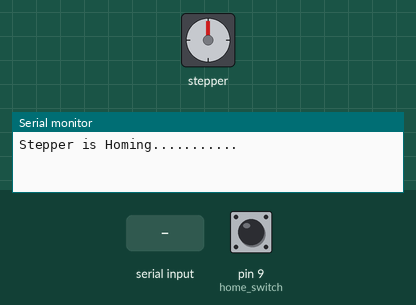
Recording of a sketch running on a simulated Arduino Uno, built with avr-gcc and run on an emulated ATmega328P. Parts: stepper motor, the last lines printed to the serial monitor. The inputs (shaded band) are chosen by the test bench; at power-on: pin 9 (home_switch) HIGH. Stepper angles assume 200 steps per turn.

Above: at 0.1 s.
At 0.8 s:
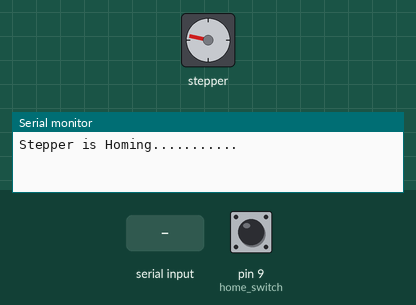
0.9 s: pin 9 (home_switch) pulled LOW for 0.15 s
At 2.1 s:
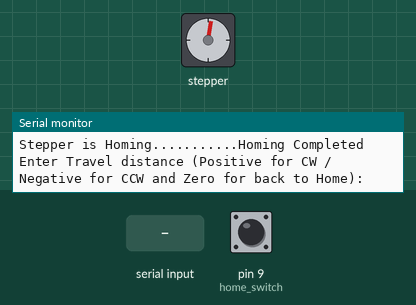
2.5 s: "90,45\n" received over Serial
Timing chart, 0 to 5.5 s (numbered marks = the images above; inputs shaded):
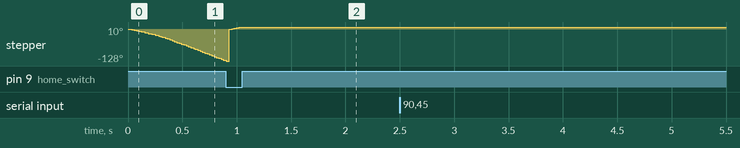

The sketch:

codTest.ino
```cpp
#include <AccelStepper.h>


AccelStepper stepperX(1, 4, 5);

#define home_switch 9

long TravelX;
int move_finished=1;
long initial_homing=-1;


void setup() {

Serial.begin(9600);
pinMode (home_switch, INPUT_PULLUP);
delay(5);

stepperX.setMaxSpeed(100.0);
stepperX.setAcceleration(100.0);

Serial.print("Stepper is Homing...........");
while(digitalRead(home_switch))  {

  stepperX.moveTo(initial_homing);
  initial_homing--;
  stepperX.run ();
  delay(5);

}


stepperX.setCurrentPosition(0);
stepperX.setMaxSpeed (100.0);
stepperX.setAcceleration (100.0);
initial_homing=1;

while (!digitalRead(home_switch))  {
    stepperX.moveTo(initial_homing);
    stepperX.run();
    initial_homing++;
    delay(5);

}


stepperX.setCurrentPosition(0);
Serial.println ("Homing Completed");
Serial.println ("");
stepperX.setMaxSpeed(1000.0);
stepperX.setAcceleration(1000.0);


Serial.println ("Enter Travel distance (Positive for CW / Negative for CCW and Zero for back to Home): ");

}


void loop() {


while (Serial.available ()>0) {
 move_finished=0;

TravelX=Serial.parseInt();
if (TravelX <0 || TravelX > 1350)  {
Serial.println ("");
Serial.println ("Please enter a value greater than zero and smaller or equal to 1350.....");
Serial.println("");

}

else  {

Serial.println ("Moving stepper into position: ");
Serial.println (TravelX);

stepperX.moveTo(TravelX);
delay(5);

}

     }

if (TravelX > 0  && TravelX <=1350) {


if ((stepperX.distanceToGo () !=0))  {
  stepperX.run ();

}

  if ((move_finished ==0) && (stepperX.distanceToGo() ==0))  {

    Serial.println ("COMPLETED");
    Serial.println ("");
    Serial.println ("Enter Travel distance (Positive for CW / Negative for CCW and Zero for back to Home) : ");

move_finished=1;

}
   }
     }
```
